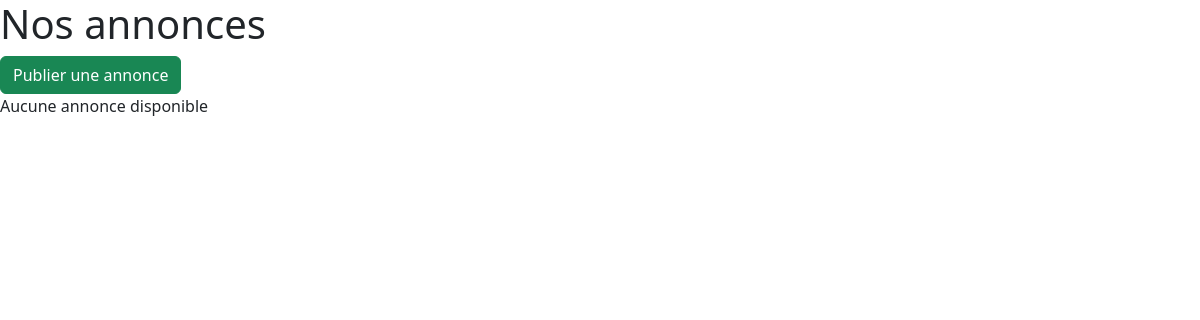
Before: / with the older database file.
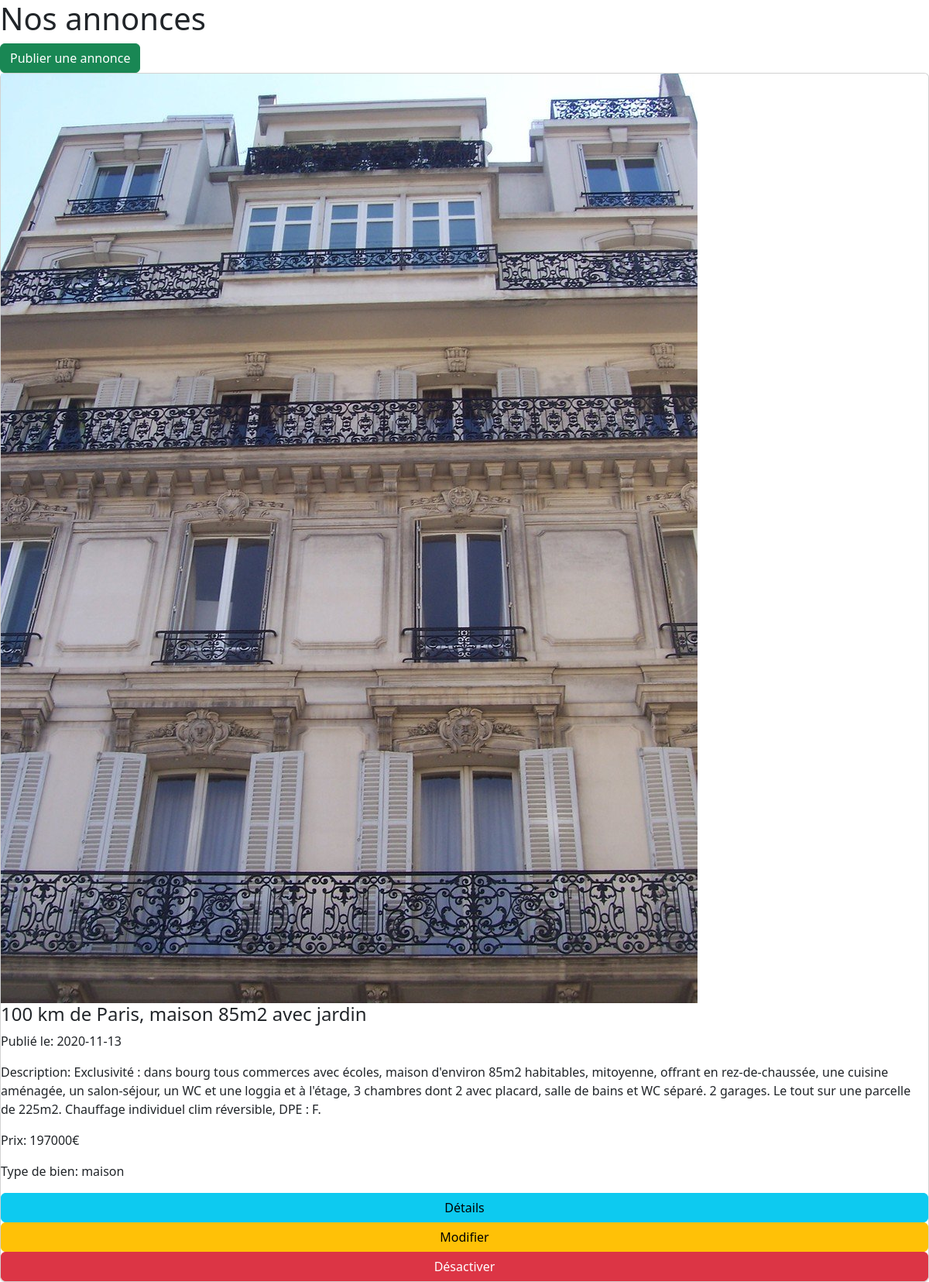
After: the same page with the newer database file.
### tables this page shows
CREATE TABLE waz_annonces(
   an_id INT AUTO_INCREMENT,
   an_offre VARCHAR(1)  NOT NULL,
   an_pieces INT,
   an_titre VARCHAR(200)  NOT NULL,
   an_ref VARCHAR(10)  NOT NULL,
   an_description TEXT NOT NULL,
   an_local VARCHAR(100) ,
   an_surf_hab INT,
   an_surf_tot INT NOT NULL,
   an_prix VARCHAR(13) ,
   an_diagnostic VARCHAR(1)  NOT NULL,
   an_d_ajout DATE NOT NULL,
   an_d_modif DATETIME,
   an_statut BOOLEAN NOT NULL,
   an_vues INT NOT NULL,
   tb_id INT NOT NULL,
   u_id INT NOT NULL,
   PRIMARY KEY(an_id),
   FOREIGN KEY(tb_id) REFERENCES waz_type_bien(tb_id),
   FOREIGN KEY(u_id) REFERENCES waz_utilisateur(u_id)
);

CREATE TABLE waz_type_bien(
   tb_id INT AUTO_INCREMENT,
   tb_libelle VARCHAR(50)  NOT NULL,
   PRIMARY KEY(tb_id)
);

### index.php (the view, shortened to what this page needs)
<?php
    include("header.php");
    $sql = "SELECT * FROM waz_annonces a JOIN waz_type_bien tb ON a.tb_id = tb.tb_id";
    $annonces = $pdo->query($sql)->fetchAll(PDO::FETCH_ASSOC);
?>
<div>
    <h1>Nos annonces</h1>
    <div class="column">
        <a href="" class="btn btn-success">Publier une annonce</a>
        <?php if (count($annonces) > 0): ?>
            <?php foreach($annonces as $annonce):?>
                <div class="card">
                    <div>
                        <img src="assets/photos/annonce_<?= htmlentities($annonce['an_id'])?>/<?= htmlentities($annonce['an_id'])?>-1.jpg" alt="">
                    </div>
                    <h4><?= htmlentities($annonce['an_titre'])?></h3>
                    <p>Publié le: <?= htmlentities($annonce['an_d_ajout'])?></p>
                    <p>Description: <?= htmlentities($annonce['an_description'])?></h4>
                    <p>Prix: <?= htmlentities($annonce['an_prix'])?>€</p>
                    <p>Type de bien: <?= htmlentities($annonce['tb_libelle'])?></p>
                    <a href="annonce.php?info=<?= $annonce['an_id']?>" class="btn btn-info">Détails</a>
                    <a href="" class="btn btn-warning">Modifier</a>
                    <a href="" class="btn btn-danger">Désactiver</a>
                </div>
            <?php endforeach; ?>
        <?php else:?>
            <div>Aucune annonce disponible</div>
        <?php endif;?>
    </div>
</div>
<?php
    include("footer.php");
?>

### header.php (shortened to what this page needs)
<!DOCTYPE html>
<html lang="en">
<head>
    <link href="https://cdn.jsdelivr.net/npm/bootstrap@5.3.3/dist/css/bootstrap.min.css" rel="stylesheet"
>
    <link rel="stylesheet" href="/styles/style.css">
</head>
<body>

### footer.php (shortened to what this page needs)
</body>
</html>

Changed rows visible on the page:
now on this page (row edited): waz_annonces: an_titre "100 km de Paris, maison 85m2 avec jardin", an_d_ajout "2020-11-13", an_description "Exclusivité : dans bourg tous commerces avec écoles, maison d'environ 85m2 habitables, mitoyenne, offrant en rez-de-chaussée, une cuisine aménagée, un salon-séjour, un WC et une loggia et à l'étage, 3 chambres dont 2 avec placard, salle de bains et WC séparé. 2 garages. Le tout sur une parcelle de 225m2. Chauffage individuel clim réversible, DPE : F.", an_prix "197000", tb.tb_libelle "maison"
Other visible differences:
text no longer shown: "Aucune annonce disponible"
